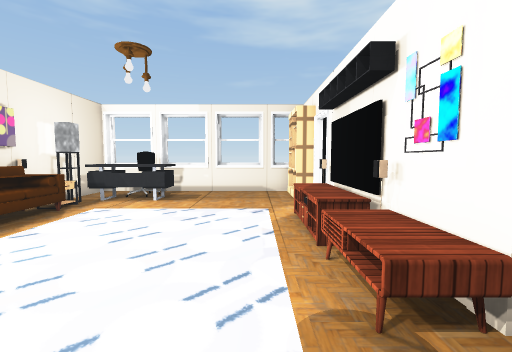
view 1 (above)

13 first-person views from a walk through a Unity game level. The camera is 1.5 m above the floor, tilts 4° down and sees 90° across. The floor is counted in squares, 1 m on a side. Each view is taken from the middle of a square. On the plan, view 1 faces up. The plan holds only what a view shows up to about 13 squares ahead; the rest is blank. Door leaves are left out, so doorways stand open. Some surface patterns are stand-ins.

view 2
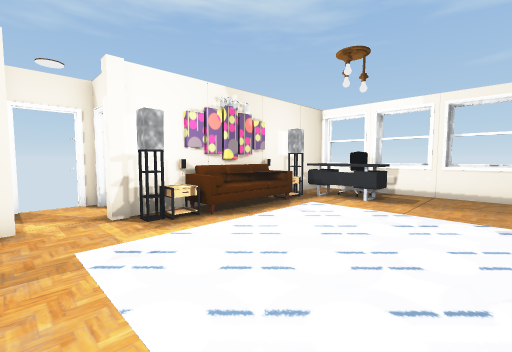

view 3
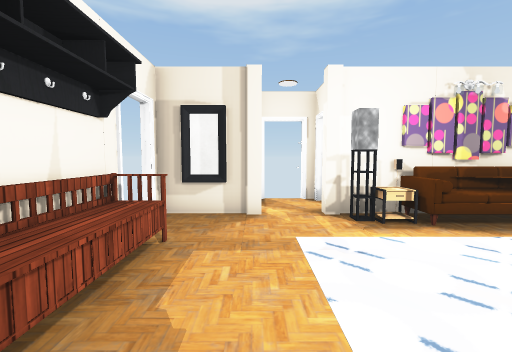

view 4
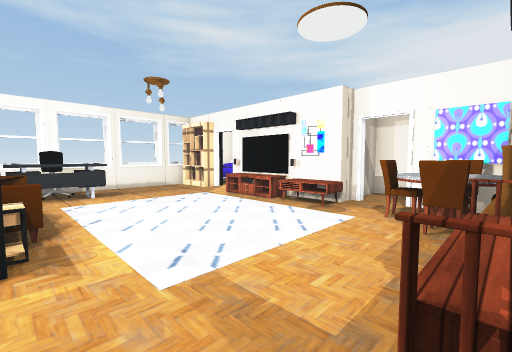

view 5
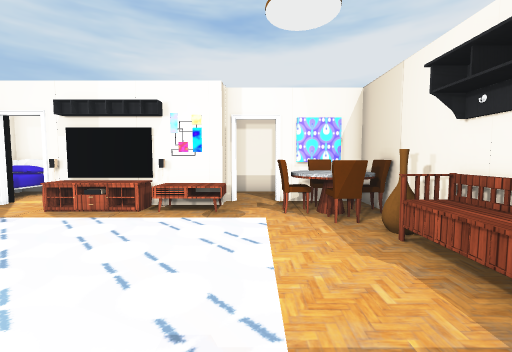

view 6
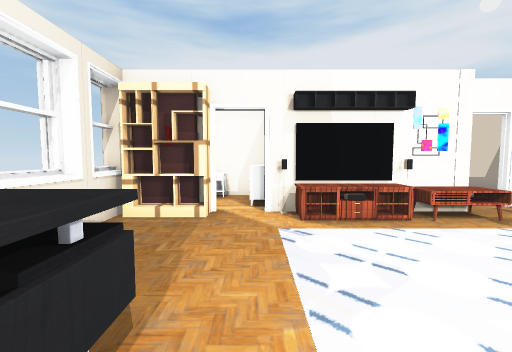

view 7
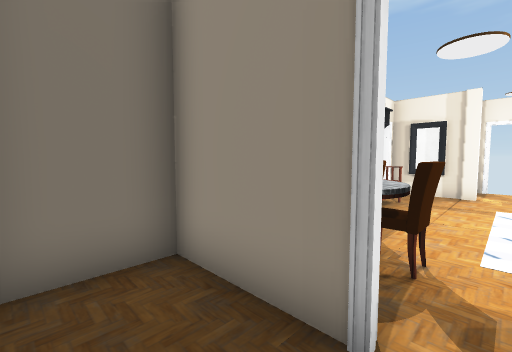

view 8
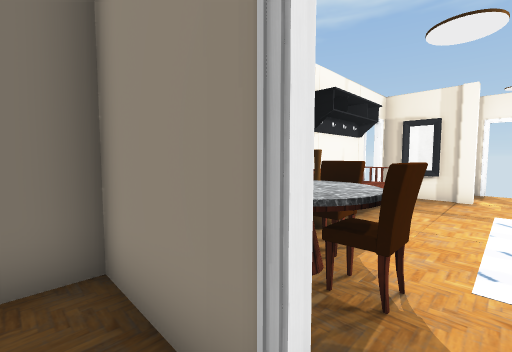

view 9
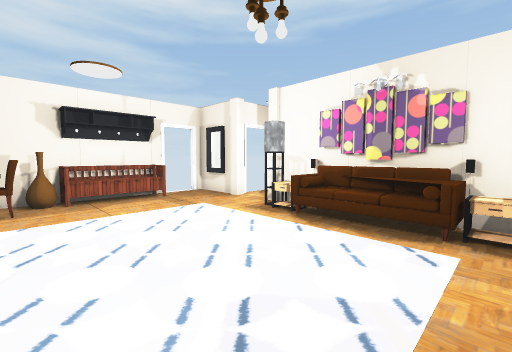

view 10
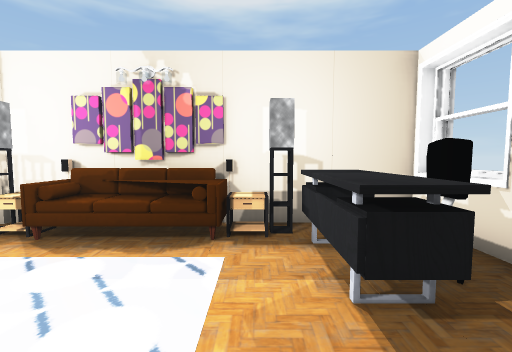

view 11
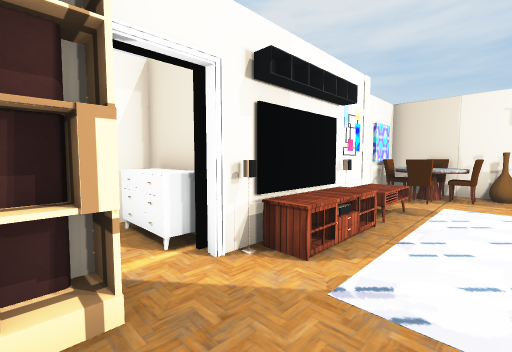

view 12
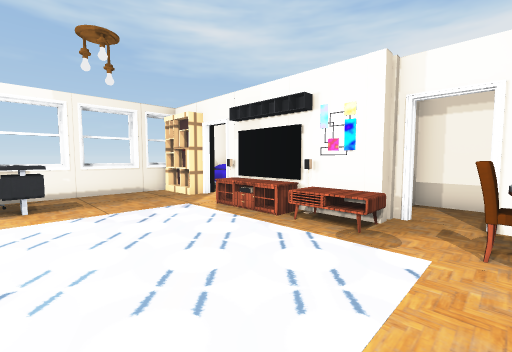

view 13
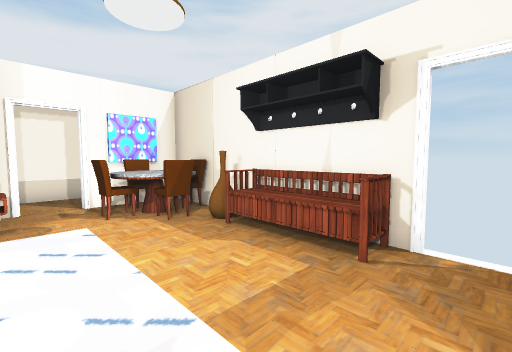

### Floor plan
Key: @ floor where view 1 was taken; # wall or solid block; . floor; D open door; = window, fence, low wall or low ledge; ^ raised ledge; C chair; S shelf; T table; F sofa; P pillar; B bench; A vase.
Columns run from 10 left of view 1 to 6 right of it. Each row starts with its distance up from view 1.
 12    ####=#=###
 11    #.C......##
 10    #^CC.....S#
  9    #^^^^....D#
  8    #T.......D#
  7    #T......T##
  6    #F......T#
  5    #F......T#
  4    #T......T#
  3    #T......TT
  2 #DDP.......TPP###
  1 DD...........D..#
  0 #DDP......@CT#..#
 -1   ##......CTC#..#
 -2    #..BBBATCT#..#
 -3    #DD###########

Where each view was taken, in squares from view 1:
view 1: 0 up, 0 right, facing up
view 2: 0 up, 0 right, facing up-left
view 3: 0 up, 0 right, facing left
view 4: 2 down, 6 left, facing up-right
view 5: 1 up, 6 left, facing right
view 6: 8 up, 5 left, facing right
view 7: 1 up, 5 right, facing down-left
view 8: 1 up, 4 right, facing down-left
view 9: 8 up, 0 right, facing down-left
view 10: 8 up, 1 left, facing left
view 11: 10 up, 1 left, facing down-right
view 12: 0 up, 4 left, facing up-right
view 13: 2 up, 6 left, facing down-right
